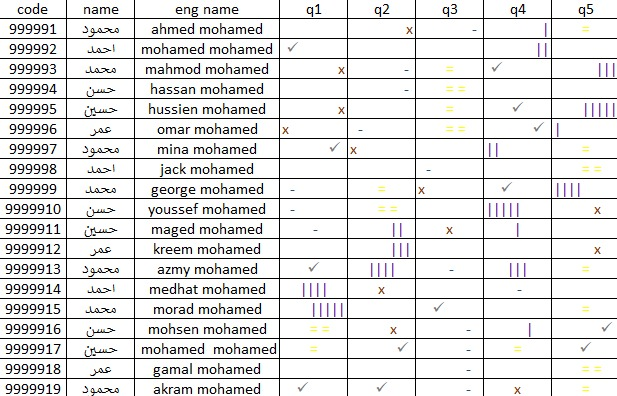
#> input picture module_1/try3.jpg, 617 x 396 px
$ jupyter execute --allow-errors project.ipynb
#> lines starting #> are read from the running program, lines starting #| are printed output that depends on the picture; after the words box and inside, x2 and y2 are one past the last pixel; in counts of white or black regions, pixels touching at a corner belong together
[cell 1]
import cv2
import numpy as np
import xlsxwriter
from PIL import Image
from pytesseract import pytesseract

[cell 2]
# get the number of stacked horizontal lines

def getNumLinesHorz(image):
    img= cv2.cvtColor(image,cv2.COLOR_BGR2GRAY)
    img = cv2.threshold(img, 0, 255, cv2.THRESH_BINARY_INV + cv2.THRESH_OTSU)[1]
    counter=0
    for i in range(1,img.shape[0]):
        for j in range(1,img.shape[1]):
            if img[i][j]==255 and img[i-1][j]==0 and  img[i][j-1]==0:
                counter=counter+1

    return counter

[cell 3]
# function to detect the content of each cell
def detectSymbol(image):
    # detect stacked horzintal lines
    horizontal_kernel = cv2.getStructuringElement(cv2.MORPH_RECT, (5,1))
    horizontal_mask = cv2.morphologyEx(image, cv2.MORPH_CLOSE, horizontal_kernel, iterations=1)
    ver=1
    if np.sum(horizontal_mask/255)<horizontal_mask.size*.998:
        ver=3
        q=getNumLinesHorz(image)
        return q,ver

    # detect stacked vertical lines
    vertical_kernel = cv2.getStructuringElement(cv2.MORPH_RECT, (1,10))
    vertical_mask = cv2.morphologyEx(image, cv2.MORPH_CLOSE, vertical_kernel, iterations=1)
    if np.sum(vertical_mask/255)<vertical_mask.size*.998:
        ver=0

    # detect empty cells
    if np.sum(image/255)>=image.size*.998:
        return 0,2

    # resizing the img to 150*70
    width = int(image.shape[1] )
    height = int(image.shape[0] )
    scale_percentWidth = (150/width)*100
    scale_percentHeight = (70/height)*100
    width = int(image.shape[1] * scale_percentWidth / 100)
    height = int(image.shape[0] * scale_percentHeight / 100)
    dim = (width, height)
    resized = cv2.resize(image, dim, interpolation = cv2.INTER_AREA)

    #Erosion then closing then thinning then hough transfor to detect the component of the cell
    img2= cv2.cvtColor(resized,cv2.COLOR_BGR2GRAY)
    imgAfterBlur=cv2.GaussianBlur(img2,(3,3),0)
    thresh = cv2.threshold(imgAfterBlur, 0, 255, cv2.THRESH_BINARY_INV + cv2.THRESH_OTSU)[1]
    kernel = cv2.getStructuringElement(cv2.MORPH_CROSS,(3,3))
    ero = cv2.erode(thresh,kernel)

    closing = cv2.morphologyEx(ero,cv2.MORPH_CLOSE,kernel)
    thinned = cv2.ximgproc.thinning(closing)

    # edges = cv2.Canny(thinned,50,150,apertureSize = 3)

    lines = cv2.HoughLines(thinned,1,np.pi/180, 0,min_theta=0,max_theta=np.pi/180)
    # return the number of lines obtained from hough transform and the opertion variable (ver)
    if lines is not None:
        if ver==0:
            return len(lines),ver
        if len(lines)>=5:
            return 5,ver
        else:
            return 0,ver


    return 0,ver

[cell 4]
#reading the img and converting it to binary and removing noise
image=cv2.imread('try3.jpg')
#> image is the input picture: shape (396, 617, 3); mean B, G, R 226.8, 227.1, 227.2
img2= cv2.cvtColor(image,cv2.COLOR_BGR2GRAY)
imgAfterBlur=cv2.GaussianBlur(img2,(3,3),0)
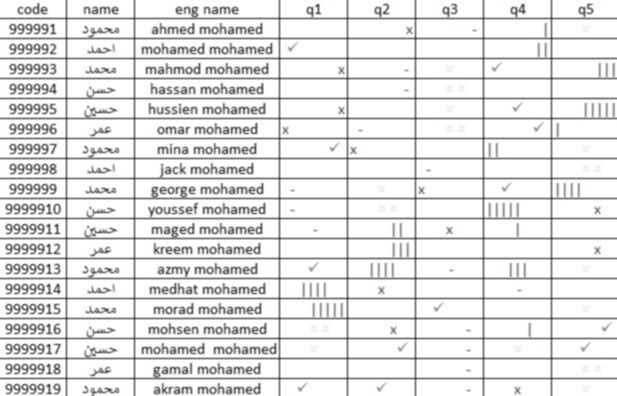
#> imgAfterBlur: shape (396, 617); min 60, max 255, mean 227.1
thresh = cv2.threshold(imgAfterBlur, 0, 255, cv2.THRESH_BINARY_INV + cv2.THRESH_OTSU)[1]
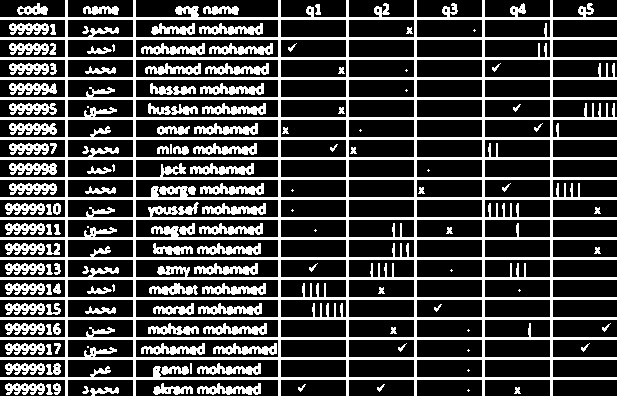
#> thresh: shape (396, 617); 28.6% white; 138 white regions (20 under 20 px), largest, box (x1, y1, x2, y2) and area: (0, 0, 617, 396) 47325, (202, 203, 266, 215) 433, (202, 283, 266, 295) 433

[cell 5]
#detect horizontal and vertical lines in the thresholding image

horizontal_kernel = cv2.getStructuringElement(cv2.MORPH_RECT, (50,1))
horizontal_mask = cv2.morphologyEx(thresh, cv2.MORPH_OPEN, horizontal_kernel, iterations=1)
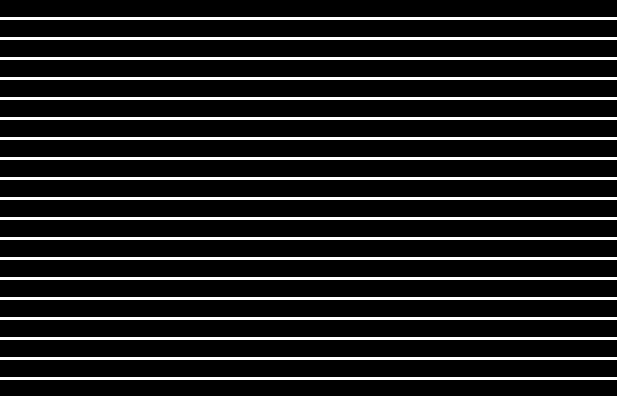
#> horizontal_mask: shape (396, 617); 14.4% white; 19 white regions, largest, box (x1, y1, x2, y2) and area: (0, 17, 617, 20) 1851, (0, 37, 617, 40) 1851, (0, 57, 617, 60) 1851

# Detect vertical lines
vertical_kernel = cv2.getStructuringElement(cv2.MORPH_RECT, (1,50))
vertical_mask = cv2.morphologyEx(thresh, cv2.MORPH_OPEN, vertical_kernel, iterations=1)
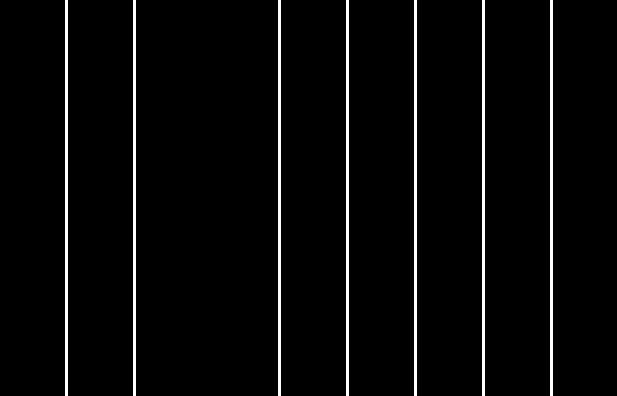
#> vertical_mask: shape (396, 617); 3.4% white; 7 white regions, largest, box (x1, y1, x2, y2) and area: (65, 0, 68, 396) 1188, (133, 0, 136, 396) 1188, (278, 0, 281, 396) 1188

# Combine masks and remove lines
table_mask = cv2.bitwise_or(horizontal_mask, vertical_mask)
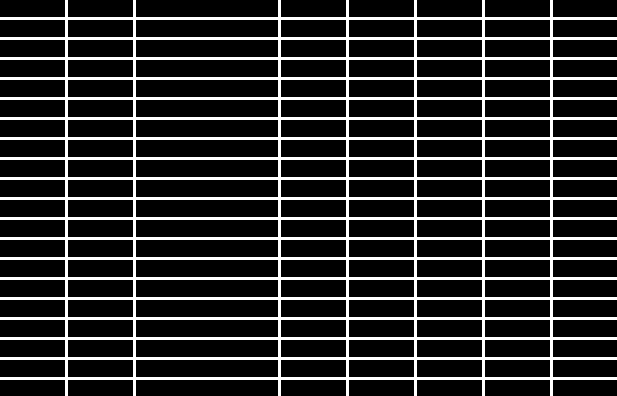
#> table_mask: shape (396, 617); 17.3% white; 1 white region, box (x1, y1, x2, y2) and area: (0, 0, 617, 396) 42288
image[np.where(table_mask==255)] = [255,255,255]
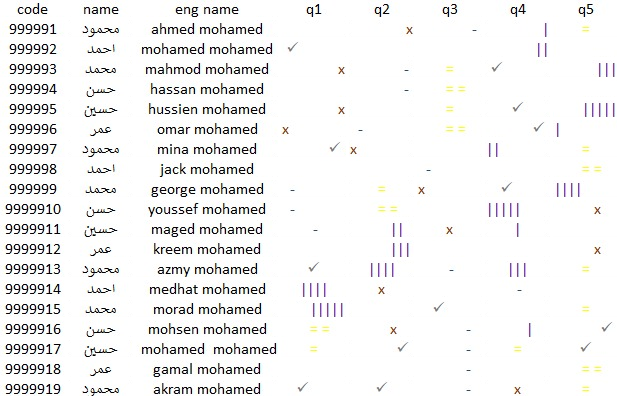
#> image: shape (396, 617, 3); 11.9% of pixels changed, all inside (x1, y1, x2, y2) = (0, 0, 617, 396)

cv2.imwrite('thresh.jpg', thresh)
cv2.imwrite('horizontal_mask.jpg', horizontal_mask)
cv2.imwrite('vertical_mask.jpg', vertical_mask)
cv2.imwrite('table_mask.jpg', table_mask)
cv2.imwrite('image.jpg', image)
#> Out = True

[cell 6]
# counting / calculating the positions and number of vertical and horizontal lines
arrh=[]
h,w=horizontal_mask.shape
#> h = 396; w = 617
f=True
for i in range(0,h,1):
    if(i!=0):
        if(horizontal_mask[i][0]==255 and horizontal_mask[i-1][0]==0):
            arrh.append(i)
    else:
        if(horizontal_mask[i][0]==255):
            arrh.append(i)
#> after the loop, arrh = [17, 37, 57, 77, 97, 117, 137, 157, 177, 197, 217, 237, 257, 277, 297, 317, 337, 357, 377]
arrv=[]
for i in range(0,w,1):
    if(i!=0):
        if(vertical_mask[0][i]==255 and vertical_mask[0][i-1]==0):
            arrv.append(i)
    else:
        if(vertical_mask[0][i]==255):
            arrv.append(i)
#> after the loop, arrv = [65, 133, 278, 346, 414, 482, 550]

[cell 7]
# Segmentting the code and names to write them in excel sheet
cv2.imwrite('Code_col.jpg', image[arrh[0]:,:arrv[0]])
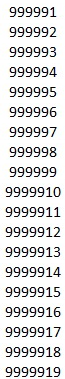
#> saved as Code_col.jpg: shape (379, 65, 3); mean B, G, R 219.7, 219.7, 219.3
cv2.imwrite('AraName_col.jpg', image[arrh[0]:,arrv[0]:arrv[1]])
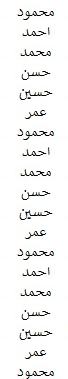
#> saved as AraName_col.jpg: shape (379, 68, 3); mean B, G, R 243.2, 243.8, 243.5
cv2.imwrite('EngName_col.jpg', image[arrh[0]:,arrv[1]:arrv[2]])
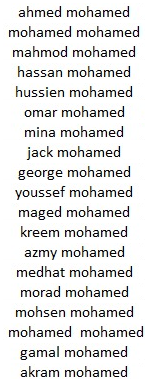
#> saved as EngName_col.jpg: shape (379, 145, 3); mean B, G, R 226.4, 227, 226.8

workbook = xlsxwriter.Workbook('Output3.xlsx')
worksheet = workbook.add_worksheet()

# Reading code and names imgs
path_to_tesseract = r"C:\Program Files\Tesseract-OCR\tesseract.exe"
imgcode = r"Code_col.jpg"
imgaraname = r"AraName_col.jpg"
imgengname = r"EngName_col.jpg"
# Opening the image & storing it in an image object
openimgcode = Image.open(imgcode)
openimgengname = Image.open(imgengname)
openimgaraname = Image.open(imgaraname)
#> `openimgdeg = Image.open(imagedegree)`:
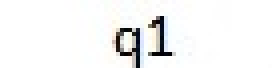
#> openimgdeg: PIL image 68x17 RGB (shown 4 times larger); mean R, G, B 243.6, 243.9, 243.6


# Providing the tesseract
# executable location to pytesseract library
pytesseract.tesseract_cmd = path_to_tesseract

# Passing the image object to
# image_to_string() function
# This function will
# extract the outcode from the image


# outara = pytesseract.image_to_string(openimgengname,lang="ara")

#> (the rest of this cell did not finish here and is left out)

[cell 8]
# Start from the first cell. Rows and columns are zero indexed.


row = 0
col = 0
worksheet.write(0, 0, 'code')
worksheet.write(0, 1, 'Eng_name')

#> (the rest of this cell did not finish here and is left out)

[cell 9]
for i in range(2,len(arrv)):
    for j in range(0,len(arrh)):
        if i==len(arrv)-1 and j==len(arrh)-1:
            lines,ver=detectSymbol(image[arrh[j]:,arrv[i]:])

        elif j==len(arrh)-1:
            lines,ver=detectSymbol(image[arrh[j]:,arrv[i]:arrv[i+1]])

        elif i==len(arrv)-1:
            lines,ver=detectSymbol(image[arrh[j]:arrh[j+1],arrv[i]:])

        else:
            lines,ver=detectSymbol(image[arrh[j]:arrh[j+1],arrv[i]:arrv[i+1]])
        if  ver==1:
            worksheet.write(j+1, i,lines)
        elif ver==0:
            worksheet.write(j+1, i,lines)
        elif ver==2:
            worksheet.write(j+1, i,'')
        elif ver==3:
            worksheet.write(j+1, i,5-lines)
#> this loop made 5 passes

workbook.close()

$ run again, with module_1/try1.jpg copied over module_1/try3.jpg
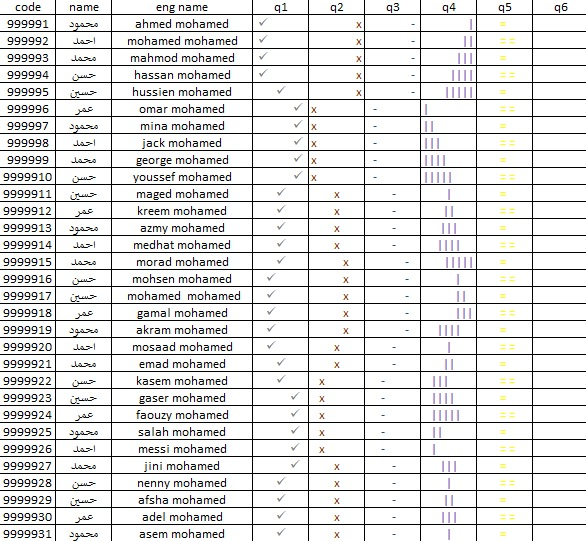
#> input picture module_1/try1.jpg, 586 x 541 px
#> image is the input picture: shape (541, 586, 3); mean B, G, R 225.1, 225.6, 225.6
#> horizontal_mask: shape (541, 586); 17.2% white; 31 white regions, largest, box (x1, y1, x2, y2) and area: (0, 13, 586, 16) 1758, (0, 30, 586, 33) 1758, (0, 47, 586, 50) 1758
#> vertical_mask: shape (541, 586); 4.1% white; 8 white regions, largest, box (x1, y1, x2, y2) and area: (54, 0, 57, 541) 1623, (110, 0, 113, 541) 1623, (251, 0, 254, 541) 1623
#> table_mask: shape (541, 586); 20.6% white; 1 white region, box (x1, y1, x2, y2) and area: (0, 0, 586, 541) 65250
#> `image[np.where(table_mask==255)] = [255,255,255]`:
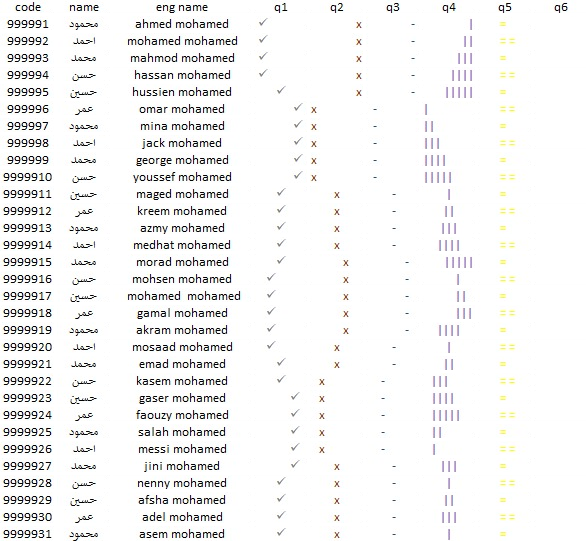
#> image: shape (541, 586, 3); 15.81% of pixels changed, all inside (x1, y1, x2, y2) = (0, 0, 586, 541)
#> Out = True
#> after the loop `for i in range(0,h,1):`: arrh = 31 values from 13 to 523
#> after the loop `for i in range(0,w,1):`: arrv = [54, 110, 251, 307, 363, 419, 475, 531]
#> the loop `for i in range(2,len(arrv)):` made 6 passes
#> pass 1, in detectSymbol, `thresh = cv2.threshold(imgAfterBlur, 0, 255, cv2.THRESH_BINARY_INV + c..`:
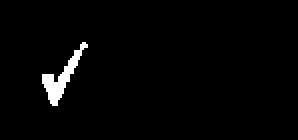
#> thresh: shape (70, 149) (shown 2 times larger); 2% white; 1 white region, box (x1, y1, x2, y2) and area: (21, 21, 44, 53) 208
